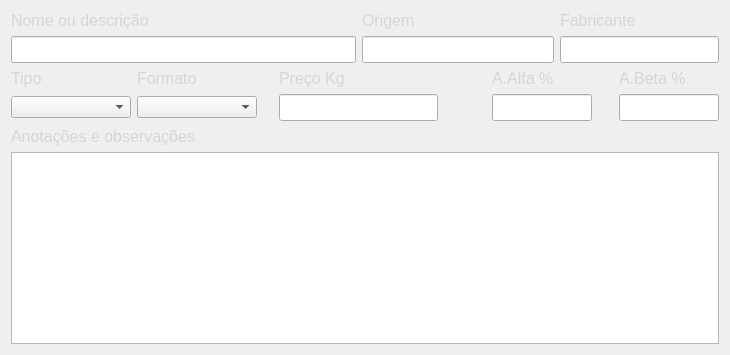
                <widget class="QWidget" name="lupulo_aba">
                 <attribute name="title">
                  <string>Lupúlo</string>
                 </attribute>
                 <layout class="QGridLayout" name="gridLayout_2">
                  <item row="5" column="0" colspan="9">
                   <widget class="QTextEdit" name="observacoes_lupulo_tbx">
                    <property name="placeholderText">
                     <string/>
                    </property>
                   </widget>
                  </item>
                  <item row="0" column="7" colspan="2">
                   <widget class="QLabel" name="label_21">
                    <property name="text">
                     <string>&lt;html&gt;&lt;head/&gt;&lt;body&gt;&lt;p&gt;&lt;span style=&quot; font-size:12pt; color:#d6d6d6;&quot;&gt;Fabricante&lt;/span&gt;&lt;/p&gt;&lt;/body&gt;&lt;/html&gt;</string>
                    </property>
                   </widget>
                  </item>
                  <item row="3" column="5">
                   <widget class="QLabel" name="label_30">
                    <property name="text">
                     <string>           </string>
                    </property>
                   </widget>
                  </item>
                  <item row="1" column="4" colspan="3">
                   <widget class="QLineEdit" name="origem_lupulo_tbx">
                    <property name="font">
                     <font>
                      <pointsize>12</pointsize>
                      <bold>true</bold>
                     </font>
                    </property>
                    <property name="placeholderText">
                     <string/>
                    </property>
                   </widget>
                  </item>
                  <item row="1" column="7" colspan="2">
                   <widget class="QLineEdit" name="fabricante_lupulo_tbx">
                    <property name="font">
                     <font>
                      <pointsize>12</pointsize>
                      <bold>true</bold>
                     </font>
                    </property>
                    <property name="placeholderText">
                     <string/>
                    </property>
                   </widget>
                  </item>
                  <item row="2" column="1">
                   <widget class="QLabel" name="label_27">
                    <property name="text">
                     <string>&lt;html&gt;&lt;head/&gt;&lt;body&gt;&lt;p&gt;&lt;span style=&quot; font-size:12pt; color:#d6d6d6;&quot;&gt;Formato&lt;/span&gt;&lt;/p&gt;&lt;/body&gt;&lt;/html&gt;</string>
                    </property>
                   </widget>
                  </item>
                  <item row="3" column="8">
                   <widget class="QLineEdit" name="acido_beta_lupulo_tbx">
                    <property name="maximumSize">
                     <size>
                      <width>100</width>
                      <height>16777215</height>
                     </size>
                    </property>
                    <property name="font">
                     <font>
                      <pointsize>12</pointsize>
                      <bold>true</bold>
                     </font>
                    </property>
                    <property name="placeholderText">
                     <string/>
                    </property>
                   </widget>
                  </item>
                  <item row="3" column="3" colspan="2">
                   <widget class="QLineEdit" name="preco_lupulo_tbx">
                    <property name="font">
                     <font>
                      <pointsize>12</pointsize>
                      <bold>true</bold>
                     </font>
                    </property>
                    <property name="placeholderText">
                     <string/>
                    </property>
                   </widget>
                  </item>
                  <item row="2" column="6">
                   <widget class="QLabel" name="label_28">
                    <property name="text">
                     <string>&lt;html&gt;&lt;head/&gt;&lt;body&gt;&lt;p&gt;&lt;span style=&quot; font-size:12pt; color:#d6d6d6;&quot;&gt;A.Alfa %&lt;/span&gt;&lt;/p&gt;&lt;/body&gt;&lt;/html&gt;</string>
                    </property>
                   </widget>
                  </item>
                  <item row="0" column="4" colspan="3">
                   <widget class="QLabel" name="label_25">
                    <property name="text">
                     <string>&lt;html&gt;&lt;head/&gt;&lt;body&gt;&lt;p&gt;&lt;span style=&quot; font-size:12pt; color:#d6d6d6;&quot;&gt;Origem&lt;/span&gt;&lt;/p&gt;&lt;/body&gt;&lt;/html&gt;</string>
                    </property>
                   </widget>
                  </item>
                  <item row="1" column="0" colspan="4">
                   <widget class="QLineEdit" name="descricao_lupulo_tbx">
                    <property name="font">
                     <font>
                      <pointsize>12</pointsize>
                      <bold>true</bold>
                     </font>
                    </property>
                    <property name="placeholderText">
                     <string/>
                    </property>
                   </widget>
                  </item>
                  <item row="3" column="0">
                   <widget class="QComboBox" name="tipo_lupulo_tbx">
                    <property name="minimumSize">
                     <size>
                      <width>120</width>
                      <height>0</height>
                     </size>
                    </property>
                    <property name="placeholderText">
                     <string/>
                    </property>
                   </widget>
                  </item>
                  <item row="3" column="1">
                   <widget class="QComboBox" name="formato_lupulo_tbx">
                    <property name="minimumSize">
                     <size>
                      <width>120</width>
                      <height>0</height>
                     </size>
                    </property>
                    <property name="placeholderText">
                     <string/>
                    </property>
                   </widget>
                  </item>
                  <item row="4" column="0" colspan="2">
                   <widget class="QLabel" name="label_23">
                    <property name="text">
                     <string>&lt;html&gt;&lt;head/&gt;&lt;body&gt;&lt;p&gt;&lt;span style=&quot; font-size:12pt; color:#d6d6d6;&quot;&gt;Anotações e observações&lt;/span&gt;&lt;/p&gt;&lt;/body&gt;&lt;/html&gt;</string>
                    </property>
                   </widget>
                  </item>
                  <item row="2" column="3" colspan="2">
                   <widget class="QLabel" name="label_22">
                    <property name="text">
                     <string>&lt;html&gt;&lt;head/&gt;&lt;body&gt;&lt;p&gt;&lt;span style=&quot; font-size:12pt; color:#d6d6d6;&quot;&gt;Preço Kg&lt;/span&gt;&lt;/p&gt;&lt;/body&gt;&lt;/html&gt;</string>
                    </property>
                   </widget>
                  </item>
                  <item row="2" column="8">
                   <widget class="QLabel" name="label_29">
                    <property name="text">
                     <string>&lt;html&gt;&lt;head/&gt;&lt;body&gt;&lt;p&gt;&lt;span style=&quot; font-size:12pt; color:#d6d6d6;&quot;&gt;A.Beta %&lt;/span&gt;&lt;/p&gt;&lt;/body&gt;&lt;/html&gt;</string>
                    </property>
                   </widget>
                  </item>
                  <item row="3" column="6" colspan="2">
                   <widget class="QLineEdit" name="acido_alfa_lupulo_tbx">
                    <property name="maximumSize">
                     <size>
                      <width>100</width>
                      <height>16777215</height>
                     </size>
                    </property>
                    <property name="font">
                     <font>
                      <pointsize>12</pointsize>
                      <bold>true</bold>
                     </font>
                    </property>
                    <property name="placeholderText">
                     <string/>
                    </property>
                   </widget>
                  </item>
                  <item row="2" column="0">
                   <widget class="QLabel" name="label_26">
                    <property name="text">
                     <string>&lt;html&gt;&lt;head/&gt;&lt;body&gt;&lt;p&gt;&lt;span style=&quot; font-size:12pt; color:#d6d6d6;&quot;&gt;Tipo&lt;/span&gt;&lt;/p&gt;&lt;/body&gt;&lt;/html&gt;</string>
                    </property>
                   </widget>
                  </item>
                  <item row="0" column="0" colspan="4">
                   <widget class="QLabel" name="label_24">
                    <property name="text">
                     <string>&lt;html&gt;&lt;head/&gt;&lt;body&gt;&lt;p&gt;&lt;span style=&quot; font-size:12pt; color:#d6d6d6;&quot;&gt;Nome ou descrição&lt;/span&gt;&lt;/p&gt;&lt;/body&gt;&lt;/html&gt;</string>
                    </property>
                   </widget>
                  </item>
                  <item row="3" column="2">
                   <widget class="QLabel" name="label_31">
                    <property name="text">
                     <string>   </string>
                    </property>
                   </widget>
                  </item>
                 </layout>
                </widget>
